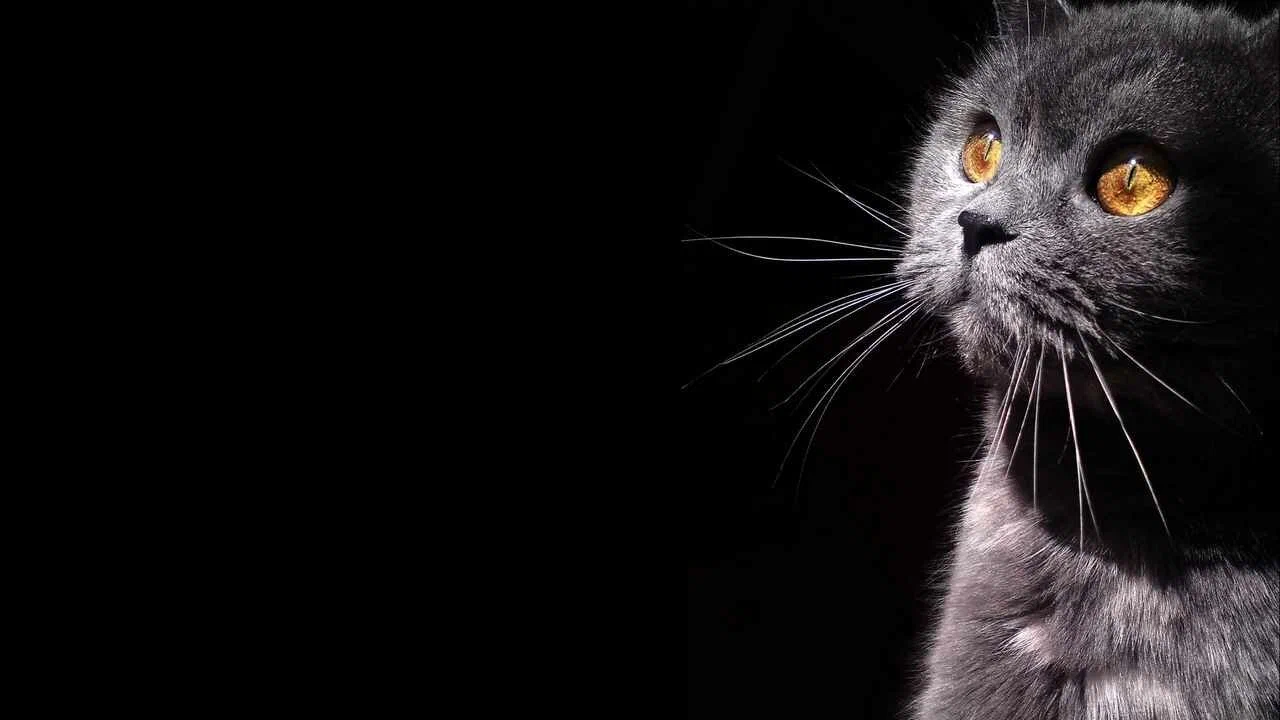
#> input picture orig.webp, 1280 x 720 px
$ python main.py
#> lines starting #> are read from the running program, lines starting #| are printed output that depends on the picture
from PIL import Image, ImageDraw, ImageOps, ImageFont


def fit_one_im_into_another(big_im:Image, small_im: Image, factor:float) -> Image:
    max_w, max_h = big_im.size
    max_w *= factor
    max_h *= factor

    small_w, small_h = small_im.size
    fact_w = max_w / small_w
    fact_h = max_h / small_h
    fact = fact_w if fact_w < fact_h else fact_h

    return ImageOps.contain(small_im, (int(small_w * fact), int(small_h * fact)))

base = ImageOps.contain(Image.open("orig.webp"), (720, 540))
base_w, base_h = base.size
#> base_w = 720; base_h = 405
# print(base.size)
# base.show()

icon = Image.open('sun.png')
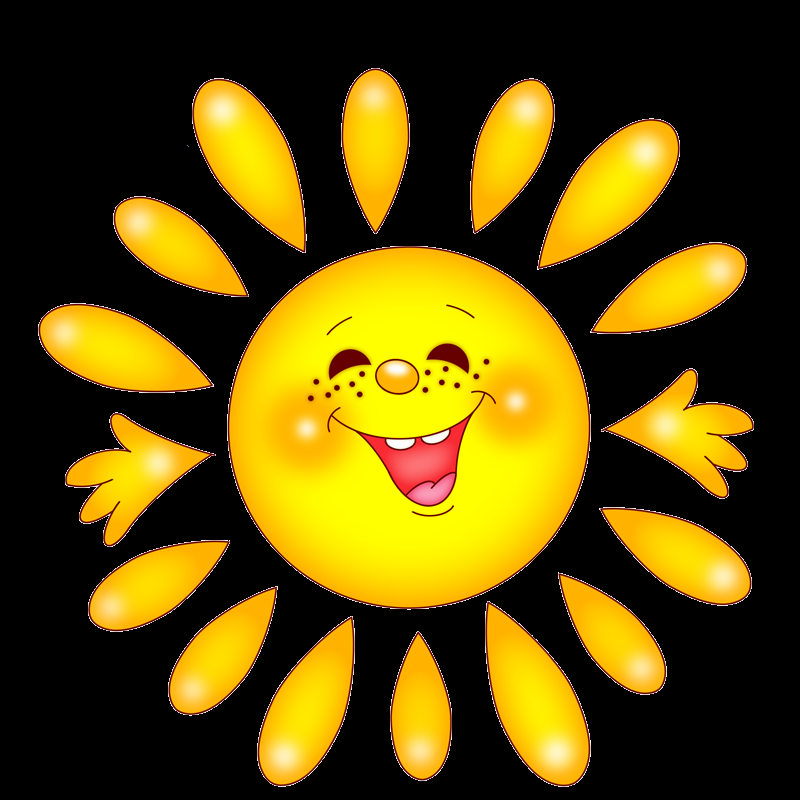
#> input picture sun.png, 800 x 800 px
#> icon is the input picture: PIL image 800x800 RGBA; mean R, G, B, A 94.8, 76.3, 6.3, 255
# print(icon.size)

icon = fit_one_im_into_another(base, icon, 0.5)
#> in fit_one_im_into_another, `return ImageOps.contain(small_im, (int(small_w * fact), int(small_h * ..`:
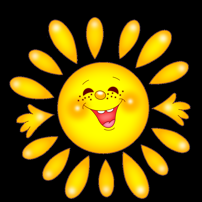
#> returned value: PIL image 202x202 RGBA; mean R, G, B, A 94.8, 76.4, 6.5, 255
# print(icon.size)

# base.show()
# icon.show()

base.paste(icon, (int(base_w * 0.2), int(0)))  # base_h * 0.66)))
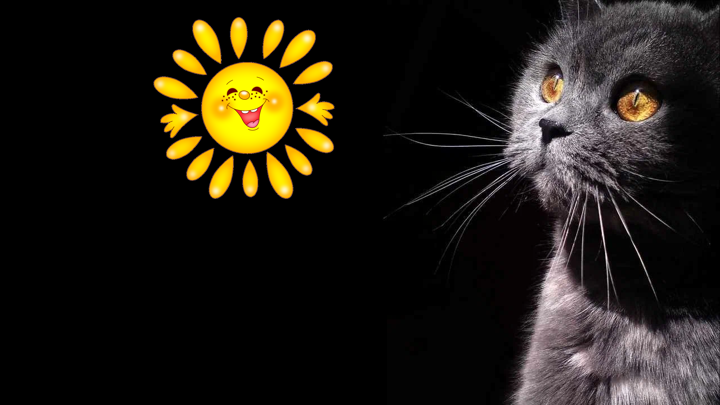
#> base: PIL image 720x405 RGB; mean R, G, B 33.7, 29, 19.9
# base.show()

# make a blank image for the text, initialized to transparent text color
txt = Image.new("RGBA", base.size, (0, 0, 0, 0))
#> txt: PIL image 720x405 RGBA; every value is 0

# get a font
fnt = ImageFont.truetype("C:\\Windows\\Fonts\\segoesc.ttf", 40)
# get a drawing context
d = ImageDraw.Draw(txt)

# draw text, half opacity
d.text((base_w * 0.25, base_h * .6), "Привет,", font=fnt, fill=(255, 255, 255, 128))
# draw text, full opacity
d.text((base_w * 0.25, base_h * .6 + 50), "дорогой!", font=fnt, fill=(255, 255, 255, 255))
# draw text, half opacity
d.text((base_w * 0.25 - 30, base_h * .6 + 100), "Мр-ррррр...", font=fnt, fill= 'yellow') # (255, 255, 255, 128))


out = Image.alpha_composite(base.convert('RGBA'), txt)
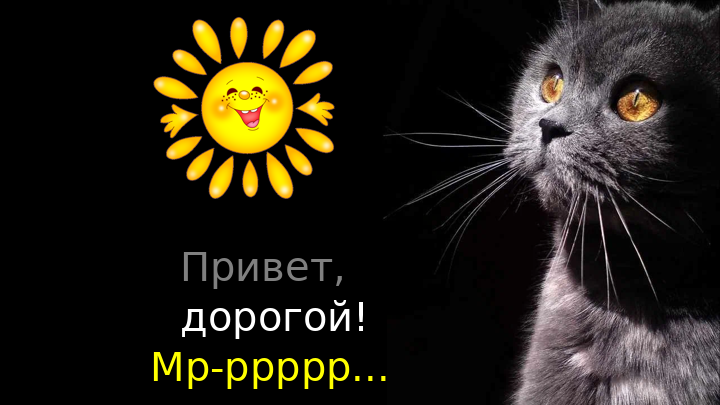
#> out: PIL image 720x405 RGBA; mean R, G, B, A 37.4, 32.7, 21.9, 255
out.show()
